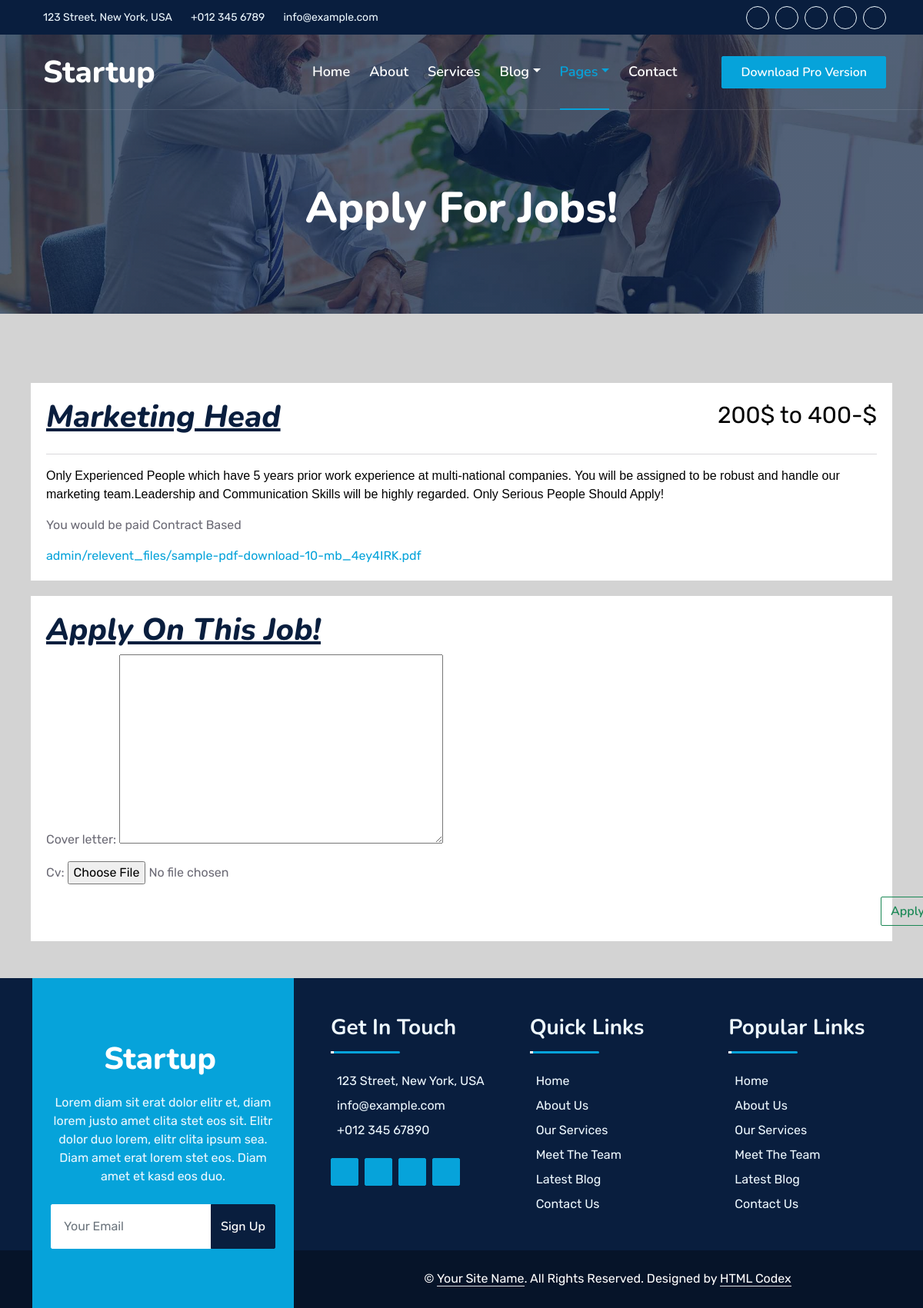
The page /jobseeker/apply_for_job/3/ (signed in) on the database as committed earlier.
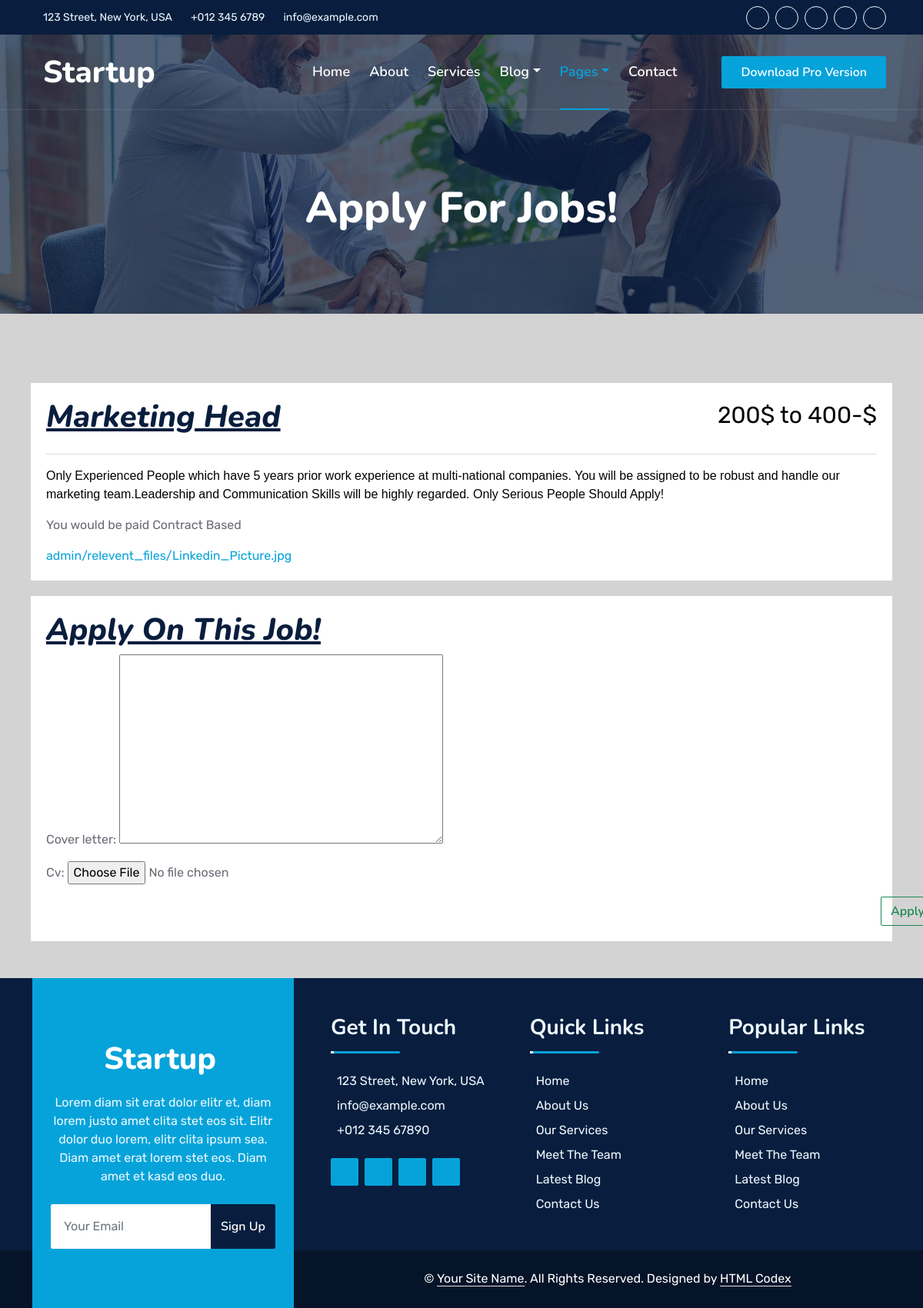
The same page on the database as committed later.
### employer/models.py (models this page shows, shortened)
class Create_Job(models.Model):
    admin = models.ForeignKey(
        User, on_delete=models.CASCADE, related_name='admin_job')
    job_title = models.CharField(max_length=30,blank=False,null=False)
    job_description = models.TextField(blank=False,null=False)
    budget = models.CharField(max_length=30,blank=False,null=False)
    payment_terms = models.CharField(max_length=40,blank=False,null=False)
    categories = models.CharField(choices=job_categories,max_length=32,blank=False,null=False)
    relevent_files = models.FileField(upload_to='admin/relevent_files',blank=True,null=True)
    date_added = models.DateTimeField(auto_now_add=True)

### jobseeker/views.py (the view, shortened to what this page needs)
# urls.py: path('apply_for_job/<pk>/', views.apply_for_job, name='apply_for_job'),
@login_required(login_url='loginapp:login')
def apply_for_job(request,pk):
    job_applied = Create_Job.objects.get(pk=pk)
    current_user = request.user
    if current_user.is_job_seeker:
        form = Apply_Job_Form()
        dict = {'form':form,'job_applied':job_applied}
        return render(request,'jobseeker/apply_for_jobs.html',dict)
    else:
        messages.warning(request,'You Can`t Access This Page!')
        return HttpResponseRedirect(reverse('loginapp:login'))

### jobseeker/forms.py
class Apply_Job_Form(forms.ModelForm):
    class Meta:
        model = Apply_Job
        exclude = ('applier','job_applied')

### templates/jobseeker/apply_for_jobs.html (shortened to what the changed rows need)
<!DOCTYPE html>
<html lang="en">
<head>
    {%load static%}
    <link href="{%static 'lib/owlcarousel/assets/owl.carousel.min.css'%}" rel="stylesheet">
    <link href="{%static 'lib/animate/animate.min.css'%}" rel="stylesheet">
    <link href="{%static 'css/bootstrap.min.css'%}" rel="stylesheet">
    <link href="{%static 'css/style.css'%}" rel="stylesheet">
</head>
<body>
    <div class="container-fluid position-relative p-0">
        <nav class="navbar navbar-expand-lg navbar-dark px-5 py-3 py-lg-0">
            <a href="index.html" class="navbar-brand p-0">
                <h1 class="m-0">Startup</h1>
            </a>
        </nav>
        <div class="container-fluid bg-primary py-5 bg-header" style="margin-bottom: 90px;">
            <div class="row py-5">
                <div class="col-12 pt-lg-5 mt-lg-5 text-center">
                    <h1 class="display-4 text-white animated zoomIn">Apply For Jobs!</h1>
                </div>
            </div>
        </div>
    </div>
    <div class="main-div">
        <div class="heading-div">
            <h1 style="text-decoration: underline; font-weight: bold; font-style: oblique;">
                {{job_applied.job_title}}
            </h1>
            <span class="job_budget">{{job_applied.budget}}</span>
        </div>
        <div class="job_des_div">
            <p class="job_des">{{job_applied.job_description}}</p>
            <p>You would be paid {{job_applied.payment_terms}}</p>
            {%if job_applied.relevent_files%}
            <a href="{{job_applied.relevent_files.url}}">{{job_applied.relevent_files}}</a>
            {%endif%}
        </div>
    </div>
    <div class="applying-div">
        <h1 style="text-decoration: underline; font-weight: bold; font-style: oblique;">Apply On This Job!
        </h1>
    </div>
    <div class="container-fluid bg-dark text-light mt-5 wow fadeInUp" data-wow-delay="0.1s">
        <div class="container">
            <div class="row gx-5">
                <div class="col-lg-4 col-md-6 footer-about">
                    <div
                        class="d-flex flex-column align-items-center justify-content-center text-center h-100 bg-primary p-4">
                        <a href="index.html" class="navbar-brand">
                            <h1 class="m-0 text-white">Startup</h1>
                        </a>
                    </div>
                </div>
            </div>
        </div>
    </div>
</body>
</html>

Rows that differ between the two databases and show on the page:
changed Create_Job "Marketing Head": relevent_files "admin/relevent_files/sample-pdf-download-10-mb_4ey4IRK.pdf" → "admin/relevent_files/Linkedin_Picture.jpg"
